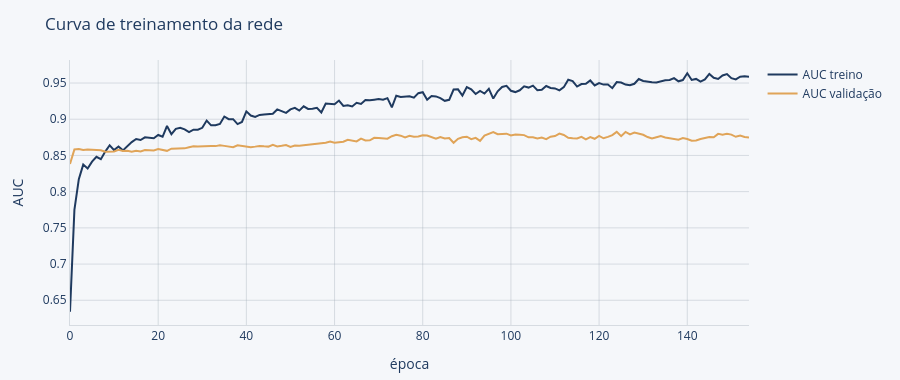

The notebook cell this image was saved under:
### Markdown cell above
## 3. Rede neural (Keras/TensorFlow)

MLP com duas camadas ocultas e dropout; early stopping monitorando AUC em um
conjunto de validação separado **também por aluno** (o early stopping não pode
ver alunos do treino).

### Code cell
prep_nn = preproc.fit(X_tr)  # ajustado só no treino
X_tr_m = prep_nn.transform(X_tr).astype('float32')
X_te_m = prep_nn.transform(X_te).astype('float32')

gss_val = GroupShuffleSplit(n_splits=1, test_size=0.15, random_state=SEED)
i_fit, i_val = next(gss_val.split(X_tr_m, y_tr, groups=grupos.iloc[idx_tr]))

def montar_rede(n_features):
    model = keras.Sequential([
        keras.layers.Input(shape=(n_features,)),
        keras.layers.Dense(64, activation='relu'),
        keras.layers.Dropout(0.30),
        keras.layers.Dense(32, activation='relu'),
        keras.layers.Dropout(0.15),
        keras.layers.Dense(1, activation='sigmoid'),
    ])
    model.compile(optimizer=keras.optimizers.Adam(1e-3),
                  loss='binary_crossentropy',
                  metrics=[keras.metrics.AUC(name='auc')])
    return model

nn = montar_rede(X_tr_m.shape[1])
es = keras.callbacks.EarlyStopping(monitor='val_auc', mode='max', patience=30,
                                   restore_best_weights=True)
hist = nn.fit(X_tr_m[i_fit], y_tr.iloc[i_fit],
              validation_data=(X_tr_m[i_val], y_tr.iloc[i_val]),
              epochs=400, batch_size=32, callbacks=[es], verbose=0)
print(f'épocas treinadas: {len(hist.history["loss"])} (early stopping)')

probas['Rede Neural (Keras)'] = nn.predict(X_te_m, verbose=0).ravel()
resultados.append(avaliar('Rede Neural (Keras)', y_te, probas['Rede Neural (Keras)']))

fig = go.Figure()
for chave, rotulo, cor in [('auc', 'AUC treino', AZUL), ('val_auc', 'AUC validação', AMBAR)]:
    fig.add_scatter(y=hist.history[chave], mode='lines', name=rotulo, line=dict(color=cor, width=2),
                    hovertemplate='%{y:.3f}<extra></extra>')
fig.update_layout(title='Curva de treinamento da rede', xaxis_title='época', yaxis_title='AUC',
                  hovermode='x unified')
aplicar_marca(fig, 380).show()

### Figure 1 — Plotly figure (JSON) as saved in the notebook; plotly's stock layout.template omitted (floating-point values rounded to 4 significant figures; data arrays with more than 128 entries replaced by an {"elided": "..."} marker saying what was removed)
{"data": [{"hovertemplate": "%{y:.3f}<extra></extra>", "line": {"color": "#1F3A5F", "width": 2}, "mode": "lines", "name": "AUC treino", "type": "scatter", "y": {"elided": "155 float values"}}, {"hovertemplate": "%{y:.3f}<extra></extra>", "line": {"color": "#E0A458", "width": 2}, "mode": "lines", "name": "AUC validação", "type": "scatter", "y": {"elided": "155 float values"}}], "layout": {"font": {"color": "#1F3A5F"}, "height": 380, "hovermode": "x unified", "legend": {"title": {"font": {"color": "#1F3A5F"}}}, "margin": {"b": 55, "l": 70, "r": 30, "t": 60}, "paper_bgcolor": "#F5F7FA", "plot_bgcolor": "#F5F7FA", "title": {"font": {"color": "#1F3A5F"}, "text": "Curva de treinamento da rede"}, "xaxis": {"gridcolor": "rgba(154, 165, 177, 0.35)", "linecolor": "rgba(154, 165, 177, 0.35)", "title": {"text": "época"}, "zerolinecolor": "rgba(154, 165, 177, 0.35)"}, "yaxis": {"gridcolor": "rgba(154, 165, 177, 0.35)", "linecolor": "rgba(154, 165, 177, 0.35)", "title": {"text": "AUC"}, "zerolinecolor": "rgba(154, 165, 177, 0.35)"}}}
